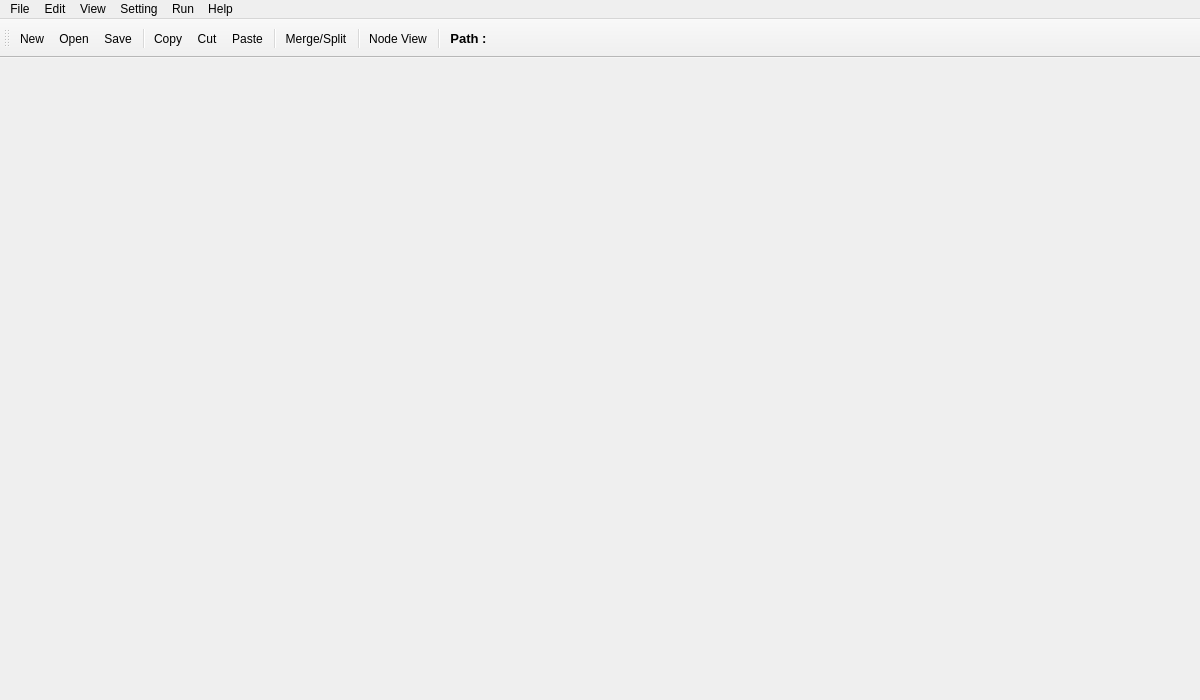
<?xml version="1.0" encoding="UTF-8"?>
<ui version="4.0">
 <class>GuiMenu</class>
 <widget class="QMainWindow" name="GuiMenu">
  <property name="geometry">
   <rect>
    <x>0</x>
    <y>0</y>
    <width>1200</width>
    <height>700</height>
   </rect>
  </property>
  <property name="font">
   <font>
    <italic>false</italic>
   </font>
  </property>
  <property name="windowTitle">
   <string>SubWindow</string>
  </property>
  <widget class="QWidget" name="Widget"/>
  <widget class="QMenuBar" name="menuBar">
   <property name="geometry">
    <rect>
     <x>0</x>
     <y>0</y>
     <width>1200</width>
     <height>20</height>
    </rect>
   </property>
   <widget class="QMenu" name="menuFile">
    <property name="title">
     <string>File</string>
    </property>
    <addaction name="actionNew"/>
    <addaction name="actionOpen"/>
    <addaction name="actionSave"/>
    <addaction name="actionSaveAs"/>
    <addaction name="separator"/>
    <addaction name="actionExit"/>
   </widget>
   <widget class="QMenu" name="menuHelp">
    <property name="title">
     <string>Help</string>
    </property>
    <addaction name="actionAbout"/>
    <addaction name="actionAboutQT"/>
   </widget>
   <widget class="QMenu" name="menuEdit">
    <property name="title">
     <string>Edit</string>
    </property>
    <addaction name="actionCopy"/>
    <addaction name="actionCut"/>
    <addaction name="actionPaste"/>
    <addaction name="separator"/>
    <addaction name="actionInsert"/>
    <addaction name="actionDelete"/>
    <addaction name="actionMergeSplit"/>
   </widget>
   <widget class="QMenu" name="menuView">
    <property name="title">
     <string>View</string>
    </property>
    <addaction name="actionConfig"/>
    <addaction name="actionNodeView"/>
   </widget>
   <widget class="QMenu" name="menuSetting">
    <property name="title">
     <string>Setting</string>
    </property>
    <addaction name="actionAppMode"/>
    <addaction name="actionSFCModelPath"/>
   </widget>
   <widget class="QMenu" name="menuRun">
    <property name="title">
     <string>Run</string>
    </property>
    <addaction name="actionGenTC"/>
    <addaction name="actionRunTC"/>
    <addaction name="actionTCReport"/>
    <addaction name="actionGCOVReport"/>
    <addaction name="separator"/>
    <addaction name="actionEnterScriptText"/>
    <addaction name="actionGenSSFS"/>
    <addaction name="separator"/>
    <addaction name="actionViewScriptLog"/>
   </widget>
   <addaction name="menuFile"/>
   <addaction name="menuEdit"/>
   <addaction name="menuView"/>
   <addaction name="menuSetting"/>
   <addaction name="menuRun"/>
   <addaction name="menuHelp"/>
  </widget>
  <widget class="QToolBar" name="toolBar">
   <property name="windowTitle">
    <string>toolBar</string>
   </property>
   <attribute name="toolBarArea">
    <enum>TopToolBarArea</enum>
   </attribute>
   <attribute name="toolBarBreak">
    <bool>false</bool>
   </attribute>
   <addaction name="actionNew"/>
   <addaction name="actionOpen"/>
   <addaction name="actionSave"/>
   <addaction name="separator"/>
   <addaction name="actionCopy"/>
   <addaction name="actionCut"/>
   <addaction name="actionPaste"/>
   <addaction name="separator"/>
   <addaction name="actionMergeSplit"/>
   <addaction name="separator"/>
   <addaction name="actionNodeView"/>
   <addaction name="separator"/>
   <addaction name="actionPath"/>
   <addaction name="actionRedo"/>
   <addaction name="actionUndo"/>
  </widget>
  <action name="actionExit">
   <property name="text">
    <string>Exit</string>
   </property>
   <property name="shortcut">
    <string>Ctrl+Q</string>
   </property>
  </action>
  <action name="actionOpen">
   <property name="icon">
    <iconset resource="../../Resource/Image.qrc">
     <normaloff>:/Image/Menu/Open.png</normaloff>:/Image/Menu/Open.png</iconset>
   </property>
   <property name="text">
    <string>Open</string>
   </property>
   <property name="shortcut">
    <string>Ctrl+O</string>
   </property>
  </action>
  <action name="actionNew">
   <property name="icon">
    <iconset resource="../../Resource/Image.qrc">
     <normaloff>:/Image/Menu/New.png</normaloff>:/Image/Menu/New.png</iconset>
   </property>
   <property name="text">
    <string>New</string>
   </property>
   <property name="shortcut">
    <string>Ctrl+N</string>
   </property>
  </action>
  <action name="actionSave">
   <property name="icon">
    <iconset resource="../../Resource/Image.qrc">
     <normaloff>:/Image/Menu/Save.png</normaloff>:/Image/Menu/Save.png</iconset>
   </property>
   <property name="text">
    <string>Save</string>
   </property>
   <property name="shortcut">
    <string>Ctrl+S</string>
   </property>
  </action>
  <action name="actionSaveAs">
   <property name="text">
    <string>SaveAs</string>
   </property>
  </action>
  <action name="actionCopy">
   <property name="icon">
    <iconset resource="../../Resource/Image.qrc">
     <normaloff>:/Image/Menu/Copy.png</normaloff>:/Image/Menu/Copy.png</iconset>
   </property>
   <property name="text">
    <string>Copy</string>
   </property>
   <property name="shortcut">
    <string>Ctrl+C</string>
   </property>
  </action>
  <action name="actionCut">
   <property name="icon">
    <iconset resource="../../Resource/Image.qrc">
     <normaloff>:/Image/Menu/Cut.png</normaloff>:/Image/Menu/Cut.png</iconset>
   </property>
   <property name="text">
    <string>Cut</string>
   </property>
   <property name="shortcut">
    <string>Ctrl+X</string>
   </property>
  </action>
  <action name="actionPaste">
   <property name="icon">
    <iconset resource="../../Resource/Image.qrc">
     <normaloff>:/Image/Menu/Paste.png</normaloff>:/Image/Menu/Paste.png</iconset>
   </property>
   <property name="text">
    <string>Paste</string>
   </property>
   <property name="shortcut">
    <string>Ctrl+V</string>
   </property>
  </action>
  <action name="actionConfig">
   <property name="text">
    <string>Config</string>
   </property>
   <property name="shortcut">
    <string>Alt+C</string>
   </property>
  </action>
  <action name="actionNodeView">
   <property name="text">
    <string>Node View</string>
   </property>
   <property name="shortcut">
    <string>Alt+V</string>
   </property>
  </action>
  <action name="actionAppMode">
   <property name="text">
    <string>App Mode</string>
   </property>
   <property name="shortcut">
    <string>Alt+A</string>
   </property>
  </action>
  <action name="actionSFCModelPath">
   <property name="checked">
    <bool>false</bool>
   </property>
   <property name="text">
    <string>SFC Model Path</string>
   </property>
   <property name="iconText">
    <string>Path :</string>
   </property>
   <property name="toolTip">
    <string>SFC Model Path</string>
   </property>
   <property name="shortcut">
    <string>Alt+P</string>
   </property>
   <property name="shortcutContext">
    <enum>Qt::WindowShortcut</enum>
   </property>
   <property name="iconVisibleInMenu">
    <bool>true</bool>
   </property>
   <property name="shortcutVisibleInContextMenu">
    <bool>true</bool>
   </property>
  </action>
  <action name="actionGenTC">
   <property name="text">
    <string>Gen TC</string>
   </property>
   <property name="shortcut">
    <string>Shift+G</string>
   </property>
  </action>
  <action name="actionRunTC">
   <property name="text">
    <string>Run TC</string>
   </property>
   <property name="shortcut">
    <string>Shift+R</string>
   </property>
  </action>
  <action name="actionTCReport">
   <property name="text">
    <string>TC Report</string>
   </property>
   <property name="shortcut">
    <string>Shift+T</string>
   </property>
  </action>
  <action name="actionGCOVReport">
   <property name="text">
    <string>GCOV Report</string>
   </property>
   <property name="shortcut">
    <string>Shift+C</string>
   </property>
  </action>
  <action name="actionEnterScriptText">
   <property name="text">
    <string>Enter Script Text</string>
   </property>
   <property name="shortcut">
    <string>Shift+E</string>
   </property>
  </action>
  <action name="actionViewScriptLog">
   <property name="text">
    <string>View Script Log</string>
   </property>
   <property name="shortcut">
    <string>Shift+L</string>
   </property>
  </action>
  <action name="actionGenSSFS">
   <property name="text">
    <string>Gen ssfs</string>
   </property>
   <property name="shortcut">
    <string>Shift+S</string>
   </property>
  </action>
  <action name="actionAbout">
   <property name="text">
    <string>About</string>
   </property>
  </action>
  <action name="actionAboutQT">
   <property name="text">
    <string>AboutQT</string>
   </property>
  </action>
  <action name="actionUndo">
   <property name="text">
    <string/>
   </property>
   <property name="shortcut">
    <string>Ctrl+Z</string>
   </property>
   <property name="visible">
    <bool>false</bool>
   </property>
  </action>
  <action name="actionRedo">
   <property name="text">
    <string/>
   </property>
   <property name="shortcut">
    <string>Ctrl+Y</string>
   </property>
   <property name="visible">
    <bool>false</bool>
   </property>
  </action>
  <action name="actionPath">
   <property name="text">
    <string>Path :</string>
   </property>
   <property name="font">
    <font>
     <pointsize>10</pointsize>
     <weight>75</weight>
     <italic>false</italic>
     <bold>true</bold>
     <underline>false</underline>
     <strikeout>false</strikeout>
     <stylestrategy>PreferDefault</stylestrategy>
     <kerning>true</kerning>
    </font>
   </property>
   <property name="menuRole">
    <enum>QAction::TextHeuristicRole</enum>
   </property>
  </action>
  <action name="actionInsert">
   <property name="text">
    <string>Insert</string>
   </property>
   <property name="shortcut">
    <string>Ctrl+I</string>
   </property>
  </action>
  <action name="actionDelete">
   <property name="text">
    <string>Delete</string>
   </property>
   <property name="shortcut">
    <string>Ctrl+D</string>
   </property>
  </action>
  <action name="actionMergeSplit">
   <property name="icon">
    <iconset resource="../../Resource/Image.qrc">
     <normaloff>:/Image/Menu/MergeSplit.png</normaloff>:/Image/Menu/MergeSplit.png</iconset>
   </property>
   <property name="text">
    <string>Merge/Split</string>
   </property>
   <property name="shortcut">
    <string>Ctrl+G</string>
   </property>
  </action>
 </widget>
 <resources>
  <include location="../../Resource/Image.qrc"/>
 </resources>
 <connections/>
</ui>
